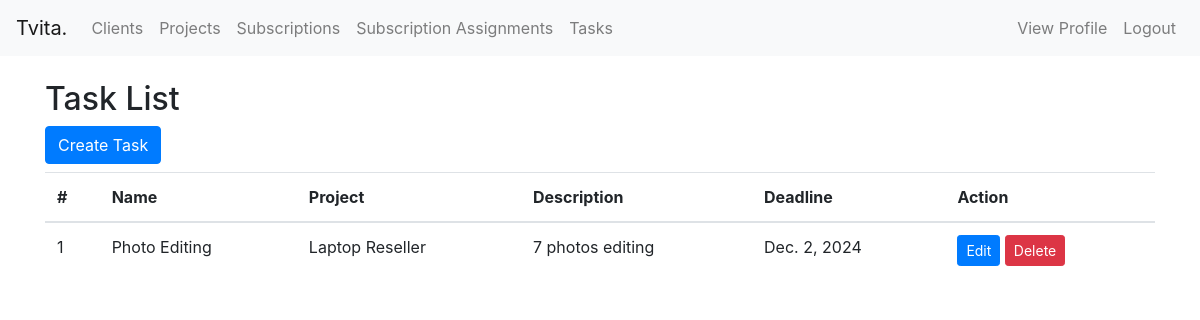
Page /tasks/ (signed in) on the earlier database version.
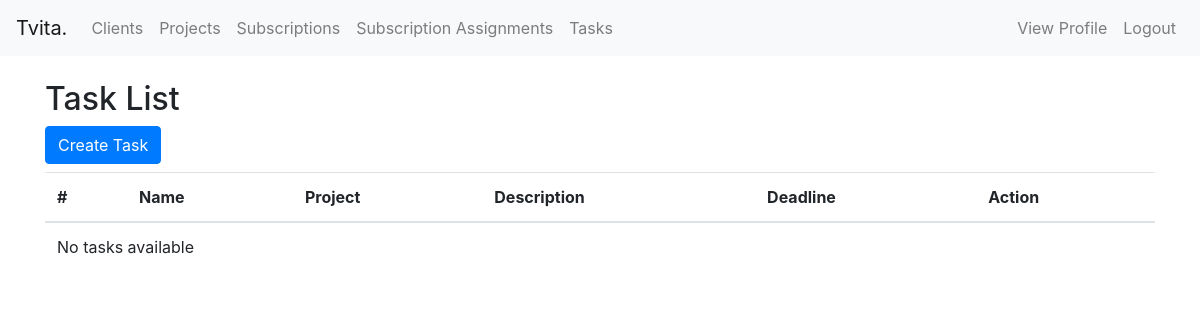
Same page on the later database version.
### Clients/models.py (models this page shows)
class Task(models.Model):
    task_name = models.CharField(max_length=255)
    description = models.TextField()
    deadline_date = models.DateField()
    user_assignment = models.ForeignKey(User, on_delete=models.CASCADE)
    project_assignment = models.ForeignKey(Project, on_delete=models.CASCADE)
    created_at = models.DateTimeField(auto_now_add=True)
    updated_at = models.DateTimeField(auto_now=True)

class Project(models.Model):
    name = models.CharField(max_length=100)
    description = models.TextField()
    client = models.ForeignKey(Client, on_delete=models.CASCADE)
    created_at = models.DateTimeField(auto_now_add=True)
    status = models.CharField(max_length=20, choices=[('In Progress', 'In Progress'), ('Completed', 'Completed')])
    project_url = models.URLField(blank=True)
    credentials = models.TextField(blank=True)
    total_price = models.DecimalField(max_digits=10, decimal_places=2, default=0)  # New field for total price
    def __str__(self):
        return self.name

### Clients/views.py (the view)
# urls.py: path('tasks/', views.task_list, name='task_list'),
@login_required
def task_list(request):
    tasks = Task.objects.all()
    return render(request, 'tasks/task_list.html', {'tasks': tasks})

### templates/tasks/task_list.html (shortened to what this page needs)
{% extends 'base.html' %}
{% block content %}
  <h2>Task List</h2>
  <a href="{% url 'task_create' %}" class="btn btn-primary mb-2">Create Task</a>
  <table class="table">
    <thead>
      <tr>
        <th>#</th>
        <th>Name</th>
        <th>Project</th>
        <th>Description</th>
        <th>Deadline</th>
        <th>Action</th>
      </tr>
    </thead>
    <tbody>
      {% for task in tasks %}
      <tr>
        <td>{{ forloop.counter }}</td>
        <td>{{ task.task_name }}</td>
        <td>{{ task.project_assignment }}</td>
        <td>{{ task.description }}</td>
        <td>{{ task.deadline_date }}</td>
        <td>
          <a href="{% url 'task_edit' task.id %}" class="btn btn-sm btn-primary">Edit</a>
          <a href="{% url 'task_delete' task.id %}" class="btn btn-sm btn-danger">Delete</a>
        </td>
      </tr>
      {% empty %}
      <tr>
        <td colspan="5">No tasks available</td>
      </tr>
      {% endfor %}
    </tbody>
  </table>
{% endblock %}

Differences in the rows shown:
removed Task: task_name "Photo Editing", project_assignment "Laptop Reseller", description "7 photos editing", deadline_date "Dec. 2, 2024"
Other differences:
text now shown: "No tasks available"
